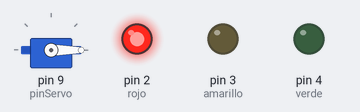
Simulated run of this sketch. Board: Arduino Uno, built with avr-gcc and run on an emulated ATmega328P. Parts: servo, output pins drawn as LEDs (lit = HIGH).

Above: at 0.05 s.
At 6.0 s:
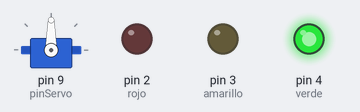
At 11.95 s:
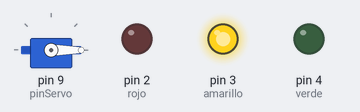
Timing chart, 0 to 15.6 s (numbered marks = the images above):
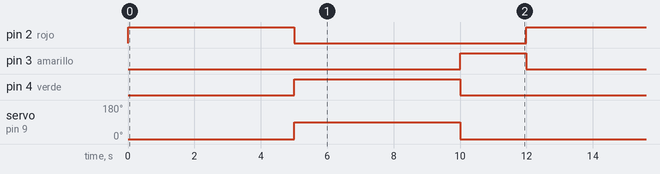

Measured:
- by itself, pin 2 (rojo), pin 4 (verde): alternates HIGH for 5.0 s and LOW for 7.0 s
- by itself, pin 3 (amarillo): alternates HIGH for 2.0 s and LOW for 10.0 s
- by itself, servo on pin 9 (pinServo): alternates 90° for 5.0 s and 0° for 7.0 s

The sketch:

semaforoo.ino
```cpp
#include <Servo.h>

int rojo = 2;
int amarillo = 3;
int verde = 4;
int pinServo = 9;

Servo barrera;

void setup() {
  pinMode(rojo, OUTPUT);
  pinMode(amarillo, OUTPUT);
  pinMode(verde, OUTPUT);

  barrera.attach(pinServo);

  // Empezar con la barrera abajo
  barrera.write(0);
}

void loop() {
  // ROJO: detener el paso
  digitalWrite(rojo, HIGH);
  digitalWrite(amarillo, LOW);
  digitalWrite(verde, LOW);

  barrera.write(0);
  delay(5000);

  // VERDE: permitir el paso
  digitalWrite(rojo, LOW);
  digitalWrite(amarillo, LOW);
  digitalWrite(verde, HIGH);

  barrera.write(90);
  delay(5000);

  // AMARILLO: prepararse para cerrar
  digitalWrite(rojo, LOW);
  digitalWrite(amarillo, HIGH);
  digitalWrite(verde, LOW);

  barrera.write(0);
  delay(2000);
}
```

Semaforo.ino
```cpp

```
